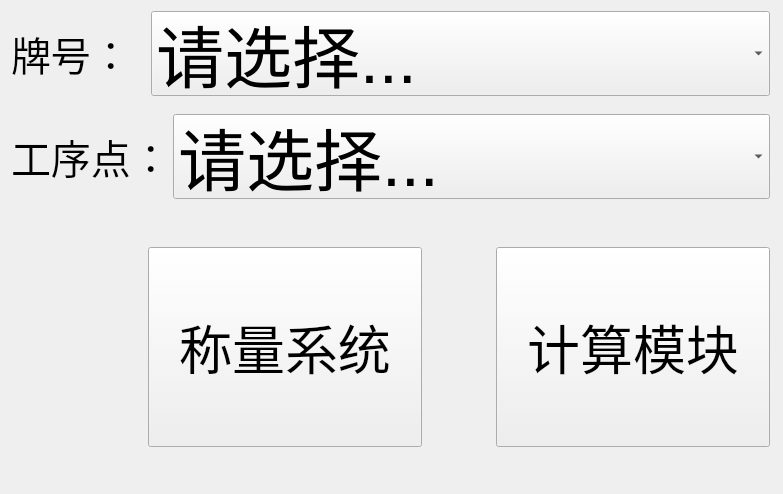
        <widget class="QWidget" name="page">
         <layout class="QFormLayout" name="formLayout_2">
          <item row="0" column="0" colspan="2">
           <layout class="QHBoxLayout" name="horizontalLayout_6" stretch="500,1">
            <property name="bottomMargin">
             <number>5</number>
            </property>
            <item>
             <layout class="QVBoxLayout" name="verticalLayout_4" stretch="3,1,3,3,3,2">
              <property name="spacing">
               <number>2</number>
              </property>
              <property name="sizeConstraint">
               <enum>QLayout::SetDefaultConstraint</enum>
              </property>
              <property name="bottomMargin">
               <number>0</number>
              </property>
              <item>
               <layout class="QHBoxLayout" name="horizontalLayout_4" stretch="2,9">
                <item>
                 <widget class="QLabel" name="label_2">
                  <property name="font">
                   <font>
                    <pointsize>30</pointsize>
                   </font>
                  </property>
                  <property name="text">
                   <string>牌号：</string>
                  </property>
                 </widget>
                </item>
                <item>
                 <widget class="QComboBox" name="comboBox_2">
                  <property name="sizePolicy">
                   <sizepolicy hsizetype="Preferred" vsizetype="Preferred">
                    <horstretch>0</horstretch>
                    <verstretch>0</verstretch>
                   </sizepolicy>
                  </property>
                  <property name="font">
                   <font>
                    <pointsize>51</pointsize>
                   </font>
                  </property>
                  <property name="currentIndex">
                   <number>0</number>
                  </property>
                  <item>
                   <property name="text">
                    <string>请选择...</string>
                   </property>
                  </item>
                  <item>
                   <property name="text">
                    <string>A级梗丝(厦门)</string>
                   </property>
                  </item>
                 </widget>
                </item>
               </layout>
              </item>
              <item>
               <spacer name="verticalSpacer_2">
                <property name="orientation">
                 <enum>Qt::Vertical</enum>
                </property>
                <property name="sizeHint" stdset="0">
                 <size>
                  <width>20</width>
                  <height>40</height>
                 </size>
                </property>
               </spacer>
              </item>
              <item>
               <layout class="QHBoxLayout" name="horizontalLayout_5" stretch="2,9">
                <item>
                 <widget class="QLabel" name="label">
                  <property name="font">
                   <font>
                    <pointsize>30</pointsize>
                   </font>
                  </property>
                  <property name="text">
                   <string>工序点：</string>
                  </property>
                 </widget>
                </item>
                <item>
                 <widget class="QComboBox" name="comboBox">
                  <property name="sizePolicy">
                   <sizepolicy hsizetype="Preferred" vsizetype="Preferred">
                    <horstretch>0</horstretch>
                    <verstretch>0</verstretch>
                   </sizepolicy>
                  </property>
                  <property name="font">
                   <font>
                    <pointsize>51</pointsize>
                   </font>
                  </property>
                  <property name="currentIndex">
                   <number>0</number>
                  </property>
                  <property name="iconSize">
                   <size>
                    <width>16</width>
                    <height>16</height>
                   </size>
                  </property>
                  <item>
                   <property name="text">
                    <string>请选择...</string>
                   </property>
                  </item>
                  <item>
                   <property name="text">
                    <string>松散A</string>
                   </property>
                  </item>
                  <item>
                   <property name="text">
                    <string>松散B</string>
                   </property>
                  </item>
                  <item>
                   <property name="text">
                    <string>加料B</string>
                   </property>
                  </item>
                  <item>
                   <property name="text">
                    <string>增温增湿B</string>
                   </property>
                  </item>
                  <item>
                   <property name="text">
                    <string>丝加料前A</string>
                   </property>
                  </item>
                  <item>
                   <property name="text">
                    <string>烘箱比对</string>
                   </property>
                  </item>
                  <item>
                   <property name="text">
                    <string>710E比对</string>
                   </property>
                  </item>
                 </widget>
                </item>
               </layout>
              </item>
              <item>
               <spacer name="verticalSpacer_3">
                <property name="orientation">
                 <enum>Qt::Vertical</enum>
                </property>
                <property name="sizeHint" stdset="0">
                 <size>
                  <width>721</width>
                  <height>13</height>
                 </size>
                </property>
               </spacer>
              </item>
              <item>
               <layout class="QHBoxLayout" name="horizontalLayout_3" stretch="2,4,1,4">
                <property name="spacing">
                 <number>5</number>
                </property>
                <property name="sizeConstraint">
                 <enum>QLayout::SetDefaultConstraint</enum>
                </property>
                <item>
                 <spacer name="horizontalSpacer_5">
                  <property name="orientation">
                   <enum>Qt::Horizontal</enum>
                  </property>
                  <property name="sizeHint" stdset="0">
                   <size>
                    <width>40</width>
                    <height>20</height>
                   </size>
                  </property>
                 </spacer>
                </item>
                <item>
                 <widget class="QPushButton" name="pushButton_3">
                  <property name="sizePolicy">
                   <sizepolicy hsizetype="Minimum" vsizetype="Fixed">
                    <horstretch>0</horstretch>
                    <verstretch>0</verstretch>
                   </sizepolicy>
                  </property>
                  <property name="minimumSize">
                   <size>
                    <width>0</width>
                    <height>200</height>
                   </size>
                  </property>
                  <property name="font">
                   <font>
                    <pointsize>40</pointsize>
                   </font>
                  </property>
                  <property name="text">
                   <string>称量系统</string>
                  </property>
                 </widget>
                </item>
                <item>
                 <spacer name="horizontalSpacer">
                  <property name="orientation">
                   <enum>Qt::Horizontal</enum>
                  </property>
                  <property name="sizeHint" stdset="0">
                   <size>
                    <width>40</width>
                    <height>20</height>
                   </size>
                  </property>
                 </spacer>
                </item>
                <item>
                 <widget class="QPushButton" name="pushButton_4">
                  <property name="sizePolicy">
                   <sizepolicy hsizetype="Minimum" vsizetype="Fixed">
                    <horstretch>0</horstretch>
                    <verstretch>0</verstretch>
                   </sizepolicy>
                  </property>
                  <property name="minimumSize">
                   <size>
                    <width>0</width>
                    <height>200</height>
                   </size>
                  </property>
                  <property name="font">
                   <font>
                    <pointsize>40</pointsize>
                   </font>
                  </property>
                  <property name="text">
                   <string>计算模块</string>
                  </property>
                 </widget>
                </item>
               </layout>
              </item>
              <item>
               <spacer name="verticalSpacer_6">
                <property name="orientation">
                 <enum>Qt::Vertical</enum>
                </property>
                <property name="sizeHint" stdset="0">
                 <size>
                  <width>20</width>
                  <height>40</height>
                 </size>
                </property>
               </spacer>
              </item>
             </layout>
            </item>
            <item>
             <spacer name="horizontalSpacer_2">
              <property name="orientation">
               <enum>Qt::Horizontal</enum>
              </property>
              <property name="sizeHint" stdset="0">
               <size>
                <width>40</width>
                <height>20</height>
               </size>
              </property>
             </spacer>
            </item>
           </layout>
          </item>
         </layout>
        </widget>
